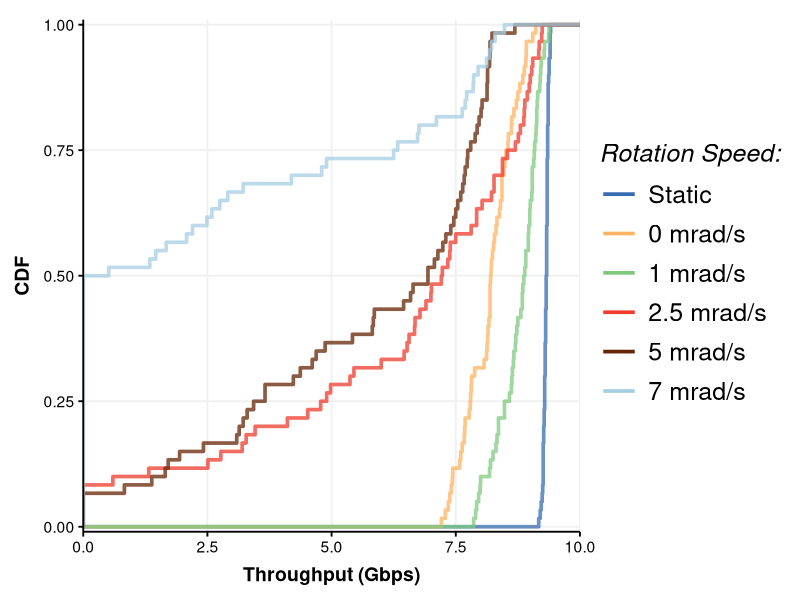

Reproduce this figure in R.
library(ggplot2)
library(reshape)

theme_Publication <- function(use_major_gridlines = TRUE, use_minor_gridlines = FALSE, base_size=14, base_family="helvetica") {
      library(grid)
      library(ggthemes)

      major_elem <- element_blank()
      if (use_major_gridlines) {
      	major_elem <- element_line(colour="#f0f0f0")
      }

      minor_elem <- element_blank()
      if (use_minor_gridlines) {
      	minor_elem <- element_line(colour="#f0f0f0")
      }

      (theme_foundation(base_size=base_size, base_family=base_family)
       + theme(plot.title = element_text(face = "bold",
                                         size = rel(1.2), hjust = 0.5),
               text = element_text(),
               panel.background = element_rect(colour = NA),
               plot.background = element_rect(colour = NA),
               panel.border = element_rect(colour = NA),
               axis.title = element_text(face = "bold",size = rel(1)),
               axis.title.y = element_text(angle=90,vjust =2),
               axis.title.x = element_text(vjust = -0.2),
               axis.text = element_text(), 
               axis.line = element_line(colour="black"),
               axis.ticks = element_line(),
               panel.grid.major = major_elem,
               panel.grid.minor = minor_elem,
               legend.key = element_rect(colour = NA),
               legend.position = "bottom",
               legend.direction = "horizontal",
               legend.key.size= unit(0.2, "cm"),
               legend.spacing = unit(0, "cm"),
               legend.title = element_text(face="italic"),
               legend.margin = margin(t = 0, unit = "cm"),
               plot.margin = unit(c(5,5,5,5),"mm"),
               strip.background=element_rect(colour="#f0f0f0",fill="#f0f0f0"),
               strip.text = element_text(face="bold")
          ))
}

scale_fill_Publication <- function(...){
      library(scales)
      discrete_scale("fill","Publication",manual_pal(values = c("#386cb0","#fdb462","#7fc97f","#ef3b2c","#662506","#a6cee3","#fb9a99","#984ea3","#ffff33")), ...)

}

scale_colour_Publication <- function(...){
      library(scales)
      discrete_scale("colour","Publication",manual_pal(values = c("#386cb0","#fdb462","#7fc97f","#ef3b2c","#662506","#a6cee3","#fb9a99","#984ea3","#ffff33")), ...)
}

make_cdf <- function(data, out_fname) {
   data <- melt(data)

   plt <- ggplot(data, aes(value, color = variable))
   plt <- plt + stat_ecdf(geom = "step", alpha = 0.75, size = 1.25) + coord_cartesian(xlim = c(0.0, 10.0), ylim = c(-0.01, 1.01), expand = 0)

   plt <- plt + theme_Publication() + scale_colour_Publication()

   plt <- plt + theme(legend.position = "right", legend.direction = "vertical", legend.key.size = unit(1, "cm"),
                  legend.title = element_text(face = "italic", size = 18),
                  legend.text = element_text(size = 18),
                  legend.background = element_rect(fill = alpha('white', 0.0)))

   plt <- plt + guides(colour = guide_legend(override.aes = list(size = 3, alpha = 1.0)))

   plt <- plt + labs(x = "Throughput (Gbps)", y = "CDF", color = "Rotation Speed:")

   ggsave(out_fname, plot = plt, width = 7, height = 3)
}

# data_2 <- read.table("2m_throughput.txt", header = TRUE, sep = "\t")

# colnames(data_2) <- c("Static", "0 mrad/s", "1 mrad/s", "5 mrad/s", "7 mrad/s")

# make_cdf(data_2, "graphs/2m_cdf.png")

# data_10 <- read.table("10m_throughput.txt", header = TRUE, sep = "\t")

# colnames(data_10) <- c("0 mrad/s", "1 mrad/s", "2.5 mrad/s", "4 mrad/s", "5 mrad/s", "6 mrad/s", "7 mrad/s")

# make_cdf(data_10, "graphs/10m_cdf.png")

# data_25 <- read.table("25m_throughput.txt", header = TRUE, sep = "\t")

# colnames(data_25) <- c("Static", "0 mrad/s", "0.5 mrad/s", "1 mrad/s")

# make_cdf(data_25, "graphs/25m_cdf.png")

data_new <- read.table("new_sfp_throughput.txt", header = TRUE, sep = "\t")
colnames(data_new) <- c("Static", "0 mrad/s", "1 mrad/s", "2.5 mrad/s", "5 mrad/s", "7 mrad/s")
make_cdf(data_new, "graphs/new_sfp_cdf.png")
